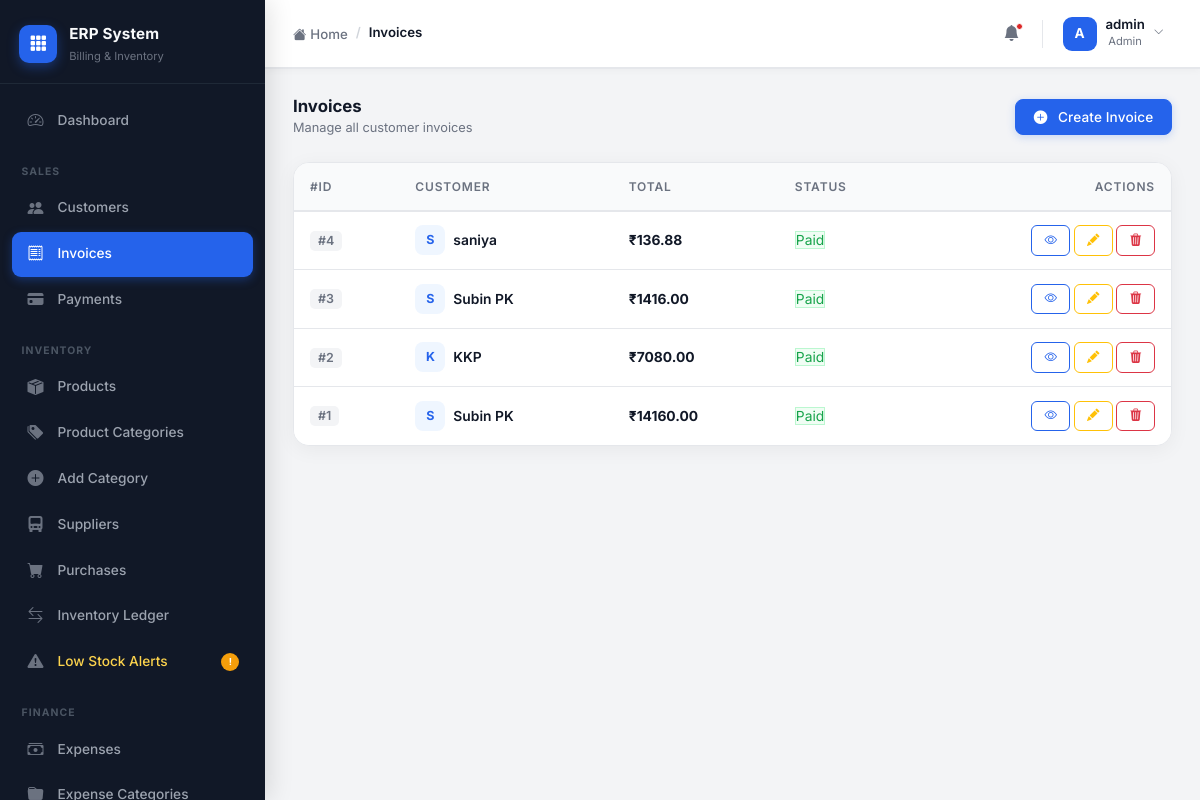
The page /invoices/ (signed in) on the database its author committed.
### accounts/models.py (models this page shows)
class CustomUser(AbstractUser):
    ROLE_CHOICES = (
        ('admin', 'Admin'),
        ('staff', 'Staff'),
        ('accountant', 'Accountant'),
    )
    role = models.CharField(max_length=20, choices=ROLE_CHOICES, default='staff')
    phone = models.CharField(max_length=15, blank=True, null=True)

### invoices/models.py (models this page shows, shortened)
class Invoice(models.Model):
    STATUS_CHOICES = (
        ('paid', 'Paid'),
        ('unpaid', 'Unpaid'),
        ('partial', 'Partial Payment'),
    )
    customer = models.ForeignKey(
        Customer,
        on_delete=models.CASCADE
    )
    created_by = models.ForeignKey(
        CustomUser,
        on_delete=models.SET_NULL,
        null=True,
        blank=True
    )
    date = models.DateTimeField(
        auto_now_add=True
    )
    total_amount = models.DecimalField(
        max_digits=12,
        decimal_places=2,
        default=0
    )
    gst_amount = models.DecimalField(
        max_digits=12,
        decimal_places=2,
        default=0
    )
    grand_total = models.DecimalField(
        max_digits=12,
        decimal_places=2,
        default=0
    )
    status = models.CharField(
        max_length=20,
        choices=STATUS_CHOICES,
        default='unpaid'
    )
    class Meta:
        ordering = ['-id']

### customers/models.py (models this page shows, shortened)
class Customer(models.Model):
    name = models.CharField(max_length=255)
    email = models.EmailField(blank=True, null=True)
    phone = models.CharField(max_length=15)
    gst_number = models.CharField(max_length=15, blank=True, null=True)
    address = models.TextField()
    city = models.CharField(max_length=100)
    state = models.CharField(max_length=100)
    pincode = models.CharField(max_length=10)
    created_at = models.DateTimeField(auto_now_add=True)

### invoices/views.py (the view)
# urls.py: path('', invoice_list, name='invoice_list'),
@login_required
def invoice_list(request):
    invoices = Invoice.objects.all().order_by('-id')
    return render(request, 'invoices/invoice_list.html', {
        'invoices': invoices
    })

### templates/invoices/invoice_list.html (shortened to what this page needs)
{% extends 'layouts/admin_base.html' %}
{% block breadcrumb %}<li class="breadcrumb-item active">Invoices</li>{% endblock %}
{% block admin_content %}
<div class="section-header mb-4">
    <div>
        <h5>Invoices</h5>
        <div class="subtitle">Manage all customer invoices</div>
    </div>
    <a href="{% url 'create_invoice' %}" class="btn btn-primary">
        <i class="bi bi-plus-circle-fill me-1"></i>Create Invoice
    </a>
</div>
<div class="erp-table-wrap">
    <div class="table-responsive">
        <table class="table erp-table">
            <thead>
                <tr>
                    <th>#ID</th>
                    <th>Customer</th>
                    <th>Total</th>
                    <th>Status</th>
                    <th class="text-end">Actions</th>
                </tr>
            </thead>
            <tbody>
            {% for invoice in invoices %}
            <tr>
                <td><span class="idx-badge">#{{ invoice.id }}</span></td>
                <td>
                    <div class="d-flex align-items-center gap-2">
                        <div class="av">{{ invoice.customer.name|slice:":1"|upper }}</div>
                        <span class="fw-semibold">{{ invoice.customer.name }}</span>
                    </div>
                </td>
                <td><strong>₹{{ invoice.grand_total }}</strong></td>
                <td>
                    {% if invoice.status == 'paid' %}<span class="badge-status-paid">Paid</span>
                    {% elif invoice.status == 'partial' %}<span class="badge-status-pending">Partial</span>
                    {% else %}<span class="badge-status-overdue">Unpaid</span>{% endif %}
                </td>
                <td class="text-end">
                    <a href="{% url 'invoice_detail' invoice.id %}" class="btn btn-sm btn-outline-primary"><i class="bi bi-eye"></i></a>
                    <a href="{% url 'edit_invoice' invoice.id %}" class="btn btn-sm btn-outline-warning"><i class="bi bi-pencil-fill"></i></a>
                    <a href="{% url 'delete_invoice' invoice.id %}" class="btn btn-sm btn-outline-danger"><i class="bi bi-trash3-fill"></i></a>
                </td>
            </tr>
            {% endfor %}
            </tbody>
        </table>
    </div>
</div>
{% endblock %}

### templates/layouts/admin_base.html (shortened to what this page needs)
{% extends 'base.html' %}
{% block content %}
<div class="erp-shell">
    <aside class="erp-sidebar" id="erpSidebar">
        <div class="sidebar-logo">
            <div class="logo-icon">
                <i class="bi bi-grid-3x3-gap-fill"></i>
            </div>
            <div class="logo-text">
                <span class="logo-name">ERP System</span>
                <span class="logo-sub">Billing & Inventory</span>
            </div>
        </div>
        <nav class="sidebar-nav" id="sidebarNav">
            <a href="{% url 'admin_dashboard' %}"
               class="nav-item {% if request.resolver_match.url_name == 'admin_dashboard' %}active{% endif %}">
                <span class="nav-icon"><i class="bi bi-speedometer2"></i></span>
                <span class="nav-label">Dashboard</span>
            </a>
            <div class="nav-section-label">Sales</div>
            <a href="{% url 'customer_list' %}"
               class="nav-item {% if 'customer' in request.resolver_match.url_name %}active{% endif %}">
                <span class="nav-icon"><i class="bi bi-people-fill"></i></span>
                <span class="nav-label">Customers</span>
            </a>
            <a href="{% url 'invoice_list' %}"
               class="nav-item {% if 'invoice' in request.resolver_match.url_name %}active{% endif %}">
                <span class="nav-icon"><i class="bi bi-receipt"></i></span>
                <span class="nav-label">Invoices</span>
            </a>
            {% if request.user.role == 'admin' or request.user.role == 'accountant' %}
            <a href="{% url 'payment_list' %}"
               class="nav-item {% if 'payment' in request.resolver_match.url_name %}active{% endif %}">
                <span class="nav-icon"><i class="bi bi-credit-card-fill"></i></span>
                <span class="nav-label">Payments</span>
            </a>
            {% endif %}
            <div class="nav-section-label">Inventory</div>
            <a href="{% url 'product_list' %}"
               class="nav-item {% if request.resolver_match.url_name == 'product_list' %}active{% endif %}">
                <span class="nav-icon"><i class="bi bi-box-seam-fill"></i></span>
                <span class="nav-label">Products</span>
            </a>
            {% if request.user.role == 'admin' %}
            <a href="{% url 'category_list' %}"
               class="nav-item {% if 'category' in request.resolver_match.url_name %}active{% endif %}">
                <span class="nav-icon"><i class="bi bi-tags-fill"></i></span>
                <span class="nav-label">Product Categories</span>
            </a>
            <a href="{% url 'add_category' %}"
               class="nav-item {% if request.resolver_match.url_name == 'add_category' %}active{% endif %}">
                <span class="nav-icon"><i class="bi bi-plus-circle-fill"></i></span>
                <span class="nav-label">Add Category</span>
            </a>
            <a href="{% url 'supplier_list' %}"
               class="nav-item {% if 'supplier' in request.resolver_match.url_name %}active{% endif %}">
                <span class="nav-icon"><i class="bi bi-truck-front-fill"></i></span>
                <span class="nav-label">Suppliers</span>
            </a>
            <a href="{% url 'purchase_list' %}"
               class="nav-item {% if 'purchase' in request.resolver_match.url_name %}active{% endif %}">
                <span class="nav-icon"><i class="bi bi-cart-fill"></i></span>
                <span class="nav-label">Purchases</span>
            </a>
            {% endif %}
            <a href="{% url 'stock_movement_list' %}"
               class="nav-item {% if 'stock' in request.resolver_match.url_name %}active{% endif %}">
                <span class="nav-icon"><i class="bi bi-arrow-left-right"></i></span>
                <span class="nav-label">Inventory Ledger</span>
            </a>
            <a href="{% url 'product_list' %}" class="nav-item nav-warning">
                <span class="nav-icon"><i class="bi bi-exclamation-triangle-fill"></i></span>
                <span class="nav-label">Low Stock Alerts</span>
                <span class="nav-badge">!</span>
            </a>
            {% if request.user.role == 'admin' or request.user.role == 'accountant' %}
            <div class="nav-section-label">Finance</div>
            <a href="{% url 'expense_list' %}"
               class="nav-item {% if 'expense' in request.resolver_match.url_name %}active{% endif %}">
                <span class="nav-icon"><i class="bi bi-cash-stack"></i></span>
                <span class="nav-label">Expenses</span>
            </a>
            <a href="{% url 'expense_category_list' %}"
               class="nav-item {% if 'expense_category' in request.resolver_match.url_name %}active{% endif %}">
                <span class="nav-icon"><i class="bi bi-folder-fill"></i></span>
                <span class="nav-label">Expense Categories</span>
            </a>
            {% endif %}
        </nav>
    </aside>
    <div class="erp-main">
        <header class="erp-topbar">
            <div class="topbar-left">
                <nav aria-label="breadcrumb">
                    <ol class="breadcrumb mb-0">
                        <li class="breadcrumb-item">
                            <a href="{% url 'admin_dashboard' %}">
                                <i class="bi bi-house-fill me-1"></i>Home
                            </a>
                        </li>
                        {% block breadcrumb %}{% endblock %}
                    </ol>
                </nav>
            </div>
            <div class="topbar-right">
                <button class="topbar-icon-btn" title="Notifications">
                    <i class="bi bi-bell-fill"></i>
                    <span class="notif-dot"></span>
                </button>
                <div class="dropdown">
                    <button class="topbar-user-btn dropdown-toggle" data-bs-toggle="dropdown" aria-expanded="false">
                        <div class="topbar-avatar">
                            {{ request.user.username|slice:":1"|upper }}
                        </div>
                        <div class="topbar-user-info d-none d-sm-block">
                            <div class="topbar-username">{{ request.user.username }}</div>
                            <div class="topbar-userrole">{{ request.user.role|title }}</div>
                        </div>
                        <i class="bi bi-chevron-down topbar-chevron d-none d-sm-block"></i>
                    </button>
                </div>
            </div>
        </header>
        <main class="erp-page-content page-content">
            {% block admin_content %}{% endblock %}
        </main>
    </div>
</div>
{% endblock %}

### templates/base.html (style rules this page uses)
:root { --primary: #2563EB; --primary-hover: #1D4ED8; --primary-light: #EFF6FF; --sidebar-bg: #111827; --sidebar-hover: #1F2937; --sidebar-active: #1F2937; --success: #16A34A; --danger: #DC2626; --warning: #F59E0B; --bg: #F3F4F6; --card-bg: #FFFFFF; --text-primary: #111827; --text-secondary: #6B7280; --border: #E5E7EB; --shadow-card: 0 4px 20px rgba(0,0,0,0.05); --shadow-sidebar: 4px 0 24px rgba(0,0,0,0.12); --radius-sm: 8px; --radius-md: 12px; --radius-lg: 16px; --topbar-h: 68px; --sidebar-w: 265px; --transition: all 0.22s cubic-bezier(0.4,0,0.2,1); }
*, *::before, *::after { box-sizing: border-box; }
body { font-family: 'Inter', sans-serif; background: var(--bg); color: var(--text-primary); font-size: 0.9rem; line-height: 1.6; -webkit-font-smoothing: antialiased; }
h1,h2,h3,h4,h5,h6 { font-weight: 700; color: var(--text-primary); }
a { text-decoration: none; }
.page-content { animation: fadeInUp 0.35s ease forwards; }
.btn { font-family: 'Inter', sans-serif; font-weight: 500; font-size: 0.85rem; border-radius: var(--radius-sm); padding: 0.45rem 1.1rem; transition: var(--transition); display: inline-flex; align-items: center; gap: 0.4rem; letter-spacing: 0.01em; }
.btn-primary { background: var(--primary); border-color: var(--primary); color: #fff; box-shadow: 0 2px 8px rgba(37,99,235,0.22); }
.btn-outline-primary { color: var(--primary); border-color: var(--primary); }
.btn-sm { font-size: 0.78rem; padding: 0.3rem 0.75rem; border-radius: 6px; }
.erp-table-wrap { background: var(--card-bg); border: 1px solid var(--border); border-radius: var(--radius-lg); box-shadow: var(--shadow-card); overflow: hidden; }
.table-responsive { overflow-x: auto; }
.erp-table { margin-bottom: 0; font-size: 0.865rem; }
.erp-table thead th { background: #F9FAFB; color: var(--text-secondary); font-weight: 600; font-size: 0.75rem; text-transform: uppercase; letter-spacing: 0.07em; border-bottom: 2px solid var(--border); border-top: none; padding: 0.85rem 1rem; white-space: nowrap; position: sticky; top: 0; z-index: 1; }
.erp-table tbody td { padding: 0.85rem 1rem; border-color: var(--border); vertical-align: middle; color: var(--text-primary); }
.erp-table tbody tr:last-child td { border-bottom: none; }
.badge-status-paid { background:#F0FDF4; color:#16A34A; border:1px solid #BBF7D0; }
.section-header { display: flex; align-items: center; justify-content: space-between; margin-bottom: 1.5rem; flex-wrap: wrap; gap: 0.75rem; }
.section-header h5 { font-size: 1.05rem; font-weight: 700; margin: 0; color: var(--text-primary); }
.section-header .subtitle { font-size: 0.8rem; color: var(--text-secondary); margin-top: 0.1rem; }
.erp-topbar { height: var(--topbar-h); background: var(--card-bg); border-bottom: 1px solid var(--border); display: flex; align-items: center; justify-content: space-between; padding: 0 1.75rem; position: sticky; top: 0; z-index: 100; box-shadow: 0 1px 0 var(--border), 0 2px 8px rgba(0,0,0,0.04); }

### templates/invoices/invoice_list.html (style rules this page uses)
.av { width:30px;height:30px;border-radius:8px;background:var(--primary-light);color:var(--primary);font-size:.78rem;font-weight:700;display:flex;align-items:center;justify-content:center;flex-shrink:0 }
.idx-badge { font-size:.78rem;font-weight:600;color:var(--text-secondary);background:#F3F4F6;padding:.15rem .5rem;border-radius:5px }

### rows shown on the page
CustomUser: user.username "A", user.username "admin", user.role "Admin"
Invoice: id "4", customer.name "S", customer.name "saniya", grand_total "136.88", status "Paid"
Invoice: id "3", customer.name "S", customer.name "Subin PK", grand_total "1416.00", status "Paid"
Invoice: id "2", customer.name "K", customer.name "KKP", grand_total "7080.00", status "Paid"
Invoice: id "1", customer.name "S", customer.name "Subin PK", grand_total "14160.00", status "Paid"
